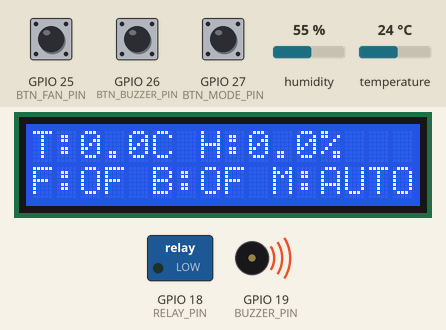
Simulated run of this sketch. Board: ESP32. On the bench: 16×2 character LCD, switched loads named in the sketch (green lamp = pin HIGH), buzzer (waves = sounding, pin HIGH). Inputs (shaded band) come from the test bench; at power-on: temperature 24 °C, GPIO 27 (BTN_MODE_PIN) HIGH, GPIO 25 (BTN_FAN_PIN) HIGH, GPIO 26 (BTN_BUZZER_PIN) HIGH, humidity 55 %. WiFi joins after 1.5 s; servers stay silent unless stated; what the sketch prints to the serial monitor is not drawn.

Above: at 1.2 s.
1.3 s: temperature set to 29.7 °C
At 3.2 s:
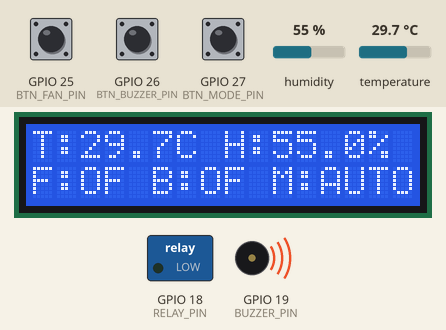
3.5 s: temperature set to 30.5 °C
At 12.3 s:
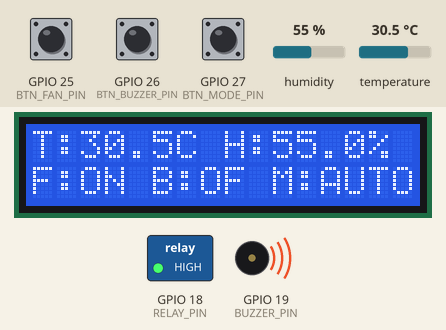
13.3 s: temperature set to 31.6 °C
At 14.3 s:
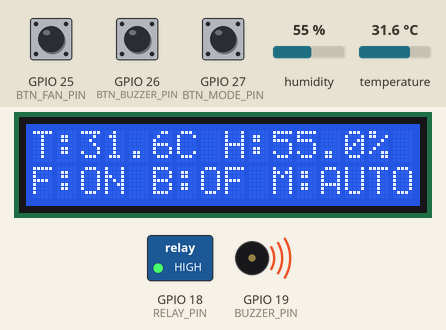
15.5 s: temperature set to 32.4 °C
At 24.9 s:
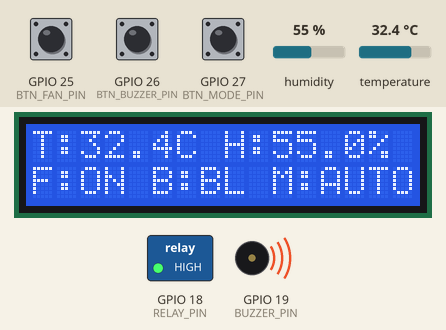
25.3 s: GPIO 27 (BTN_MODE_PIN) pulled LOW for 0.15 s
26.0 s: GPIO 25 (BTN_FAN_PIN) pulled LOW for 0.15 s
At 26.9 s:
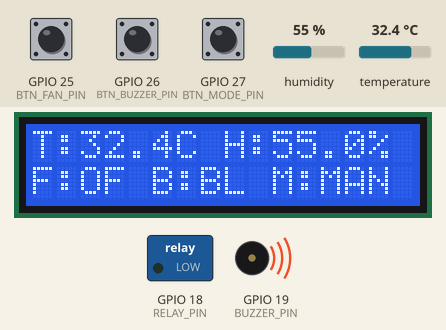
Timing chart, 0 to 29.5 s (numbered marks = the images above; inputs shaded):
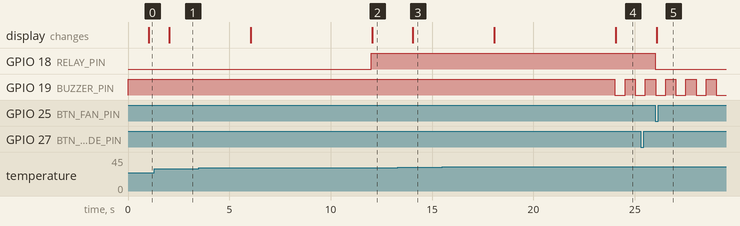

Measured:
- the behaviour switches between 30 and 30.1 °C on temperature (found by bisection; images 1 and 2)
- the behaviour switches between 32 and 32.1 °C on temperature (found by bisection; images 3 and 4)
- after the input at 1.3 s, the display: changes after 0.74 s (image 1)
- after the input at 3.5 s, GPIO 18 (RELAY_PIN): LOW → HIGH after 8.5 s; the display: first changes after 2.5 s (image 2 shows a later state)
- after the input at 13.3 s, the display: changes after 0.76 s (image 3)
- after the input at 15.5 s, GPIO 19 (BUZZER_PIN): HIGH → LOW after 8.5 s, → HIGH 0.50 s later, → LOW 0.50 s later; the display: first changes after 2.6 s (image 4 shows a later state)
- after the input at 26.0 s, GPIO 18 (RELAY_PIN): HIGH → LOW at once; the display: changes after 0.07 s (image 5)

The sketch:

bt5c3.ino
```cpp
#include <WiFi.h>
#include <WebSocketsClient.h>
#include <LiquidCrystal_I2C.h>
#include <DHT.h>
#include <Wire.h>
const char* ssid = "Khu H";// WIFI
const char* password = "khuh1234";

WebSocketsClient webSocket;// WS
const char* host = "10.85.7.197";
const int port = 3000;
// SENSOR
#define DHTPIN 15
#define DHTTYPE DHT22

#define RELAY_PIN 18
#define BUZZER_PIN 19
#define BUZZER_ON LOW
#define BUZZER_OFF HIGH
#define BTN_FAN_PIN 25
#define BTN_BUZZER_PIN 26
#define BTN_MODE_PIN 27
#define BUTTON_DEBOUNCE_MS 150
// LIMIT
#define TEMP_LIMIT 30
#define HUMI_LIMIT 85
#define TEMP_ALARM 32
#define HUMI_ALARM 95
#define APP_STATE_CONFIRM_MS 5000

DHT dht(DHTPIN, DHTTYPE);
LiquidCrystal_I2C lcd(0x27,16,2);

// STATE
enum SystemState { SYS_INIT, SYS_WIFI, SYS_WS, SYS_RUNNING, SYS_WIFI_LOST, SYS_WS_LOST };
enum AppState { NORMAL, WARNING, ALARM, ERROR_STATE };
enum ControlMode { MODE_AUTO, MODE_MANUAL };
enum FanState { FAN_OFF, FAN_ON };
enum BuzzerState { BUZZER_IDLE, BUZZER_STEADY, BUZZER_BLINK };

SystemState sysState = SYS_INIT; // TRẠNG THÁI BAN ĐẦU
AppState appState = NORMAL;
AppState lastState = NORMAL;
AppState pendingAppState = NORMAL;

ControlMode controlMode = MODE_AUTO;
ControlMode lastControlMode = MODE_AUTO;

FanState autoFanState = FAN_OFF;
FanState manualFanState = FAN_OFF;
FanState fanState = FAN_OFF;

BuzzerState autoBuzzerState = BUZZER_IDLE;
BuzzerState buzzerState = BUZZER_IDLE;

float temp = 0, humi = 0;// biến data
bool errorSensor = false;
int errorSensorCount = 0;

bool buzzerOn = false;// CONTROL
unsigned long buzzer_time = 0;

unsigned long lastSensor = 0;// bộ đếm
unsigned long lastLCD = 0;
unsigned long lastReconnectWiFi = 0;
unsigned long lastReconnectWS = 0;
unsigned long lastSend = 0;
unsigned long appStateSince = 0;
//debounce
unsigned long lastFanButtonTime = 0;
unsigned long lastBuzzerButtonTime = 0;
unsigned long lastModeButtonTime = 0;
bool lastFanButtonLevel = HIGH;
bool lastBuzzerButtonLevel = HIGH;
bool lastModeButtonLevel = HIGH;
bool needStatusUpdate = false;//FORSE SEND DATA
bool manualBuzzerLatchedOff = false; // CỜ TẮT MANUAL BUZZER (CÒI K TỰ KÊU LẠI)

bool wsConnected = false;// WS

// LOG
const char* appStateName(AppState state) {
  switch(state) {
    case NORMAL: return "NORMAL";
    case WARNING: return "WARNING";
    case ALARM: return "ALARM";
    case ERROR_STATE: return "ERROR";
  }
  return "UNKNOWN";
}
const char* controlModeName(ControlMode mode) {
  switch(mode) {
    case MODE_AUTO: return "AUTO";
    case MODE_MANUAL: return "MANUAL";
  }
  return "UNKNOWN";
}
const char* fanStateName(FanState state) {
  switch(state) {
    case FAN_OFF: return "OFF";
    case FAN_ON: return "ON";
  }
  return "UNKNOWN";
}
const char* buzzerStateName(BuzzerState state) {
  switch(state) {
    case BUZZER_IDLE: return "OFF";
    case BUZZER_STEADY: return "ON";
    case BUZZER_BLINK: return "BLINK";
  }
  return "UNKNOWN";
}
const char* systemStateName(SystemState state) {
  switch(state) {
    case SYS_INIT: return "INIT";
    case SYS_WIFI: return "WAIT_WIFI";
    case SYS_WS: return "WAIT_WS";
    case SYS_RUNNING: return "RUNNING";
    case SYS_WIFI_LOST: return "WIFI_LOST";
    case SYS_WS_LOST: return "WS_LOST";
  }
  return "UNKNOWN";
}

void logLine(const char* tag, const String& message) {
  Serial.print('['); Serial.print(millis()); Serial.print(" ms]");
  Serial.print('['); Serial.print(tag); Serial.print("] ");
  Serial.println(message);
}

bool buttonPressed(int pin, unsigned long& lastTime, bool& lastLevel) { // HÀM KIỂM TRA NHẤN NÚT HỢP LỆ
  bool currentLevel = digitalRead(pin);
  bool pressed = false;
  if(lastLevel == HIGH && currentLevel == LOW && millis() - lastTime > BUTTON_DEBOUNCE_MS) {
    lastTime = millis();
    pressed = true;
  }
  lastLevel = currentLevel;
  return pressed;
}

void connectWiFi() {
  logLine("WIFI", "Connecting to SSID: " + String(ssid));
  WiFi.begin(ssid, password);
}

void connectWS() {
  logLine("WS", "Opening socket to " + String(host) + ":" + String(port));
  webSocket.begin(host, port, "/esp");
  webSocket.onEvent(webSocketEvent);
}

void webSocketEvent(WStype_t type, uint8_t * payload, size_t length) {// WS EVENT
  switch(type) {
    case WStype_CONNECTED:
      logLine("WS", "Connected to " + String(host) + ":" + String(port) + String("/esp"));
      wsConnected = true;
      break;
    case WStype_DISCONNECTED:
      logLine("WS", "Disconnected");
      wsConnected = false;
      break;
    case WStype_TEXT: {
      String msg = String((char*)payload);
      logLine("WS RX", msg);
      handleWsCommand(msg);
      break;
    }
  }
}

void updateSystemState() {// SYSTEM STATE
  SystemState previousState = sysState;
  switch(sysState) {
    case SYS_INIT:
      sysState = SYS_WIFI;
      break;
    case SYS_WIFI:
    case SYS_WIFI_LOST:
      if(WiFi.status() == WL_CONNECTED)
        sysState = SYS_WS;
      break;

    case SYS_WS:
    case SYS_WS_LOST:
      if(WiFi.status() != WL_CONNECTED)
        sysState = SYS_WIFI_LOST;
      else if(wsConnected)
        sysState = SYS_RUNNING;
      break;

    case SYS_RUNNING:
      if(WiFi.status() != WL_CONNECTED)
        sysState = SYS_WIFI_LOST;
      else if(!wsConnected)
        sysState = SYS_WS_LOST;
      break;
  }
  if(sysState != previousState) {
    logLine("SYSTEM", String(systemStateName(previousState)) + " -> " + systemStateName(sysState));
  }
}

// HANDLE SYSTEM
void handleSystemState() {
  switch(sysState) {
    case SYS_WIFI:
    case SYS_WIFI_LOST:
      if (WiFi.status() != WL_CONNECTED && millis() - lastReconnectWiFi > 5000) {
        lastReconnectWiFi = millis();
        connectWiFi();
      }
      break;

    case SYS_WS:
    case SYS_WS_LOST:
      if (!wsConnected && millis() - lastReconnectWS > 5000) {
        lastReconnectWS = millis();
        connectWS();
      }
      break;
  }
}

// SENSOR
void readSensor() {
  float t = dht.readTemperature();
  float h = dht.readHumidity();
  if (isnan(t) || isnan(h)) {
    t = dht.readTemperature();
    h = dht.readHumidity();
  }
  if (isnan(t) || isnan(h)) {
    if (errorSensorCount < 5) {
      errorSensorCount++;
      if (errorSensorCount == 5) {
        errorSensor = true;
        logLine("SENSOR", "Error reading DHT22!");
      }
    }
    return;
  }
  temp = t; humi = h;
  errorSensor = false; errorSensorCount = 0; //reset bộ đếm lỗi
  logLine("SENSOR", "temp=" + String(temp, 1) + "C, humi=" + String(humi, 1) + "%");
}

// APP STATE
AppState getRawAppState() { //lấy trạng thái hiện tại của app
  if(errorSensor) return ERROR_STATE;
  if(temp > TEMP_ALARM || humi > HUMI_ALARM) return ALARM;
  if(temp > TEMP_LIMIT || humi > HUMI_LIMIT) return WARNING;
  return NORMAL;
}

void updateAppState() {
  AppState rawState = getRawAppState(); // so sánh trạng thái hiện tại với trạng thái chờ
  if(rawState == appState) { // giống thì k đổi gì
    pendingAppState = appState;
    appStateSince = 0;
    return;
  }
  if(rawState != pendingAppState) { //khác thì kích hoạt pending
    pendingAppState = rawState;
    appStateSince = millis();
    logLine("STATE WAIT", String(appStateName(appState)) + " -> " + appStateName(rawState) + " pending");
    return;
  }
  if(appStateSince != 0 && millis() - appStateSince >= APP_STATE_CONFIRM_MS) { // đủ thời gian thì đổi
    appState = pendingAppState;
    appStateSince = 0;
  }
}

// CONTROL
void updateAutoOutputState() { // trung gian chỉ gán vào biến của auto
  switch(appState) {
    case NORMAL:
      autoFanState = FAN_OFF;
      autoBuzzerState = BUZZER_IDLE;
      break;
    case WARNING:
      autoFanState = FAN_ON;
      autoBuzzerState = BUZZER_IDLE;
      break;
    case ALARM:
      autoFanState = FAN_ON;
      autoBuzzerState = BUZZER_BLINK;
      break;
    case ERROR_STATE:
      autoFanState = FAN_ON;
      autoBuzzerState = BUZZER_STEADY;
      break;
  }
}

void handleControlMode() {
  if(controlMode != lastControlMode) {
    logLine("MODE", String(controlModeName(lastControlMode)) + " -> " + controlModeName(controlMode));
    if(controlMode == MODE_MANUAL) {
      manualFanState = fanState;
    }
    lastControlMode = controlMode;
  }
}

void resolveOutputState() { // gán giá trị từ auto/manual vào biến cuối cùng
  if(controlMode == MODE_MANUAL) {
    if(manualBuzzerLatchedOff) {
      buzzerState = BUZZER_IDLE;
    } else {
      buzzerState = autoBuzzerState;
      if(buzzerState == BUZZER_IDLE) {
        manualBuzzerLatchedOff = true;
      }
    }
  } else {
    buzzerState = autoBuzzerState;
  }

  if(controlMode == MODE_AUTO) {
    fanState = autoFanState;
  } else {
    fanState = manualFanState;
  }
}

void applyOutputState() { // áp dụng vào phần cứng
  if(buzzerState != BUZZER_BLINK) {
    buzzer_time = 0;
  }
  digitalWrite(RELAY_PIN, fanState == FAN_ON ? HIGH : LOW);
  switch(buzzerState) {
    case BUZZER_IDLE:
      buzzerOn = false;
      digitalWrite(BUZZER_PIN, BUZZER_OFF);
      break;

    case BUZZER_STEADY:
      buzzerOn = true;
      digitalWrite(BUZZER_PIN, BUZZER_ON);
      break;

    case BUZZER_BLINK:
      if(!buzzerOn && buzzer_time == 0) {
        buzzerOn = true;
        buzzer_time = millis();
        digitalWrite(BUZZER_PIN, BUZZER_ON);
      }

      if(millis() - buzzer_time > 500) {
        buzzer_time = millis();
        buzzerOn = !buzzerOn;
        digitalWrite(BUZZER_PIN, buzzerOn ? BUZZER_ON : BUZZER_OFF);
      }
      break;
  }
}

void handleAppState() {
  updateAutoOutputState();
  handleControlMode();
  resolveOutputState();
  applyOutputState();
}

void switchToManual() {
  controlMode = MODE_MANUAL;
  manualFanState = fanState;
  manualBuzzerLatchedOff = (buzzerState == BUZZER_IDLE);
}

void switchToAuto() {
  controlMode = MODE_AUTO;
  manualBuzzerLatchedOff = false;
}

// MANUAL CONTROL
void setManualFan(bool on) {
  manualFanState = on ? FAN_ON : FAN_OFF;
}

void setManualBuzzer(bool on) {
  // chỉ tắt k bật
  if(!on) {
    manualBuzzerLatchedOff = true;
    buzzerState = BUZZER_IDLE;
  }
}
// 3 hàm xử lý nút nhấn
void toggleMode() {
  if(controlMode == MODE_AUTO) switchToManual();
  else switchToAuto();
}

void toggleManualFan() {
  if(controlMode != MODE_MANUAL) return;
  setManualFan(manualFanState != FAN_ON);
}

void muteManualBuzzer() {
  if(controlMode != MODE_MANUAL) return;
  setManualBuzzer(false);
}

void handleButtons() {
  if(buttonPressed(BTN_MODE_PIN, lastModeButtonTime, lastModeButtonLevel)) {
    toggleMode();
    needStatusUpdate = true;
  }

  if(buttonPressed(BTN_FAN_PIN, lastFanButtonTime, lastFanButtonLevel)) {
    toggleManualFan();
    needStatusUpdate = true;
  }

  if(buttonPressed(BTN_BUZZER_PIN, lastBuzzerButtonTime, lastBuzzerButtonLevel)) {
    muteManualBuzzer();
    needStatusUpdate = true;
  }
}
// xử lý ws
void handleWsCommand(String msg) {
  if(msg == "{\"mode\":\"MANUAL\"}" || msg == "{\"mode\":\"manual\"}") {
    switchToManual();
    needStatusUpdate = true;
    return;
  }

  if(msg == "{\"mode\":\"AUTO\"}" || msg == "{\"mode\":\"auto\"}") {
    switchToAuto();
    needStatusUpdate = true;
    return;
  }

  if(msg == "{\"fan\":\"ON\"}" || msg == "{\"fan\":\"on\"}") {
    if(controlMode == MODE_MANUAL) {
      setManualFan(true);
      needStatusUpdate = true;
    }
    return;
  }

  if(msg == "{\"fan\":\"OFF\"}" || msg == "{\"fan\":\"off\"}") {
    if(controlMode == MODE_MANUAL) {
      setManualFan(false);
      needStatusUpdate = true;
    }
    return;
  }

  if(msg == "{\"buzzer\":\"OFF\"}" || msg == "{\"buzzer\":\"off\"}" ||
     msg == "{\"buzzer\":\"MUTE\"}" || msg == "{\"buzzer\":\"mute\"}") {
    if(controlMode == MODE_MANUAL) {
      setManualBuzzer(false);
      needStatusUpdate = true;
    }
    return;
  }
}

// STATUS SEND
void sendStatus(bool forceSend = false) {
  if(!wsConnected) return;
  if(!forceSend && millis() - lastSend <= 3000) return;

  lastSend = millis();

  String data = "{";
  data += "\"temp\":" + String(temp) + ",";
  data += "\"humi\":" + String(humi) + ",";
  data += "\"mode\":\"" + String(controlModeName(controlMode)) + "\",";
  data += "\"fan\":\"" + String(fanState == FAN_ON ? "ON" : "OFF") + "\",";
  data += "\"buzzer_state\":\"" + String(buzzerState == BUZZER_IDLE ? "OFF" : "ON") + "\",";

  data += "\"app_state\":\"" + String(appStateName(appState)) + "\"";
  data += "}";

  webSocket.sendTXT(data);

  logLine(forceSend ? "STATE TX" : "STATUS TX", data);
}

// LCD
void displayLCD() {
  lcd.setCursor(0, 0);
  if(appState == ERROR_STATE) lcd.print("SENSOR ERROR    ");
  else lcd.print("T:" + String(temp, 1) + "C H:" + String(humi, 1) + "%  ");

  lcd.setCursor(0, 1);
  String f = (fanState == FAN_ON) ? "ON" : "OF";
  String b = (buzzerState == BUZZER_STEADY) ? "ON" : (buzzerState == BUZZER_BLINK ? "BL" : "OF");
  String m = (controlMode == MODE_AUTO) ? "AUTO" : "MAN ";
  lcd.print("F:" + f + " B:" + b + " M:" + m);
}

// SETUP
void setup() {
  Serial.begin(115200);

  Wire.begin(21,22);

  pinMode(RELAY_PIN, OUTPUT);
  pinMode(BUZZER_PIN, OUTPUT);
  pinMode(BTN_FAN_PIN, INPUT_PULLUP);
  pinMode(BTN_BUZZER_PIN, INPUT_PULLUP);
  pinMode(BTN_MODE_PIN, INPUT_PULLUP);

  digitalWrite(RELAY_PIN, LOW);
  digitalWrite(BUZZER_PIN, BUZZER_OFF);

  lcd.init();
  lcd.backlight();

  dht.begin();

  logLine("BOOT", "System starting");
  connectWiFi();
}

// LOOP
void loop() {

  webSocket.loop();

  updateSystemState();
  handleSystemState();

  if(millis() - lastSensor > 2000) {
    lastSensor = millis();
    readSensor();
    updateAppState();
  }

  handleButtons();
  handleAppState();

  if(needStatusUpdate) {
    sendStatus(true);
    needStatusUpdate = false;
  }

  if(appState != lastState) {
    logLine("STATE", String(appStateName(lastState)) + " -> " + appStateName(appState));

    if(lastState == ERROR_STATE && appState == NORMAL) { // khởi động lại lcd tránh bị lỗi chữ
      lcd.init();
      lcd.backlight();
    }

    sendStatus(true);
    lastState = appState;
  }

  if(millis() - lastLCD > 1000) {
    lastLCD = millis();
    displayLCD();
  }

  sendStatus();
}
```
